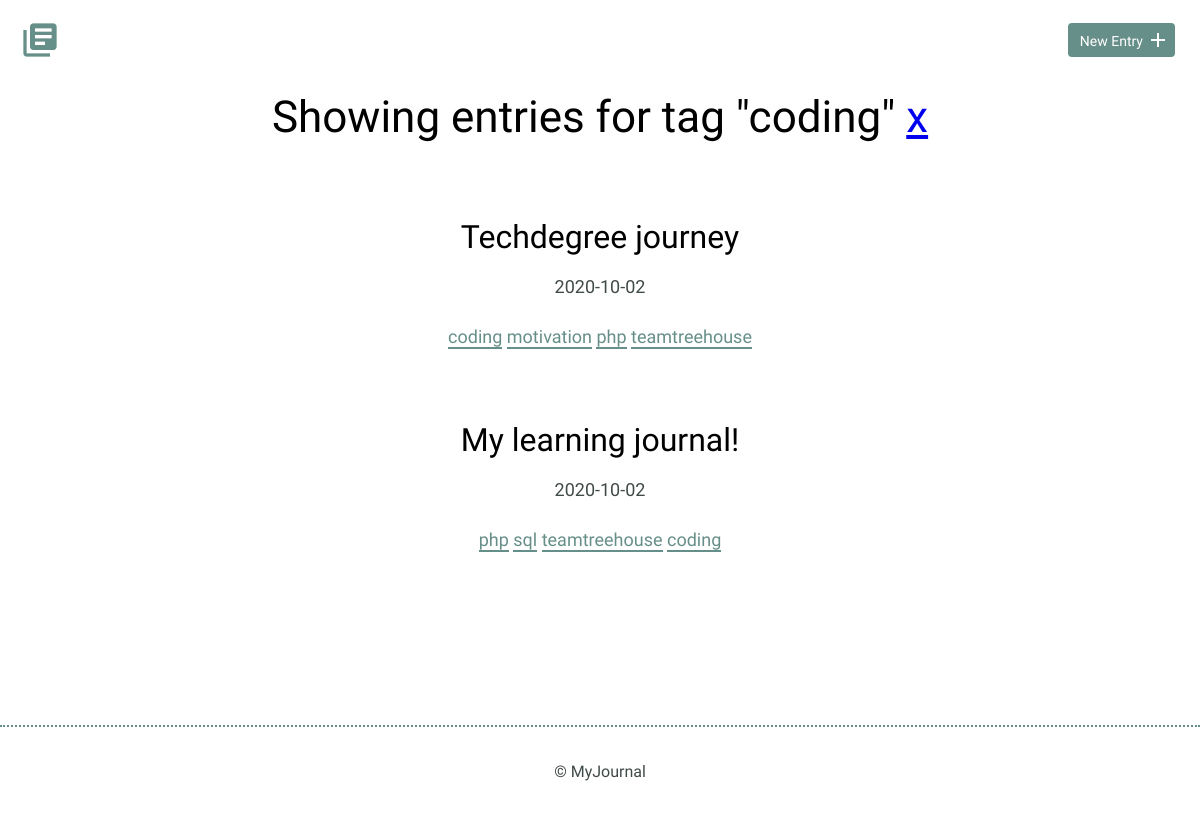
The app's page /index.php?tag_id=220 with its own data.
### tables this page shows
CREATE TABLE "tags" (
	"id"	INTEGER,
	"tag"	TEXT UNIQUE,
	PRIMARY KEY("id" AUTOINCREMENT)
);

CREATE TABLE "entries_tags" (
	"entry_id"	INTEGER,
	"tag_id"	INTEGER
);

CREATE TABLE "entries" (
	`id`	INTEGER,
	`title`	TEXT,
	`date`	TEXT,
	`time_spent`	INTEGER,
	`learned`	BLOB,
	`resources`	BLOB,
	PRIMARY KEY(`id`)
);

### inc/functions.php (called while the page is built, shortened)
<?php
function getEntriesForTag($tagId) {
    include 'connection.php';
    try {
        $stmt = $db->prepare('SELECT * FROM entries_tags JOIN entries ON entries_tags.entry_id = entries.id WHERE entries_tags.tag_id = ?');
        $stmt->bindValue(1, $_GET['tag_id'], PDO::PARAM_INT);
        $stmt->execute();
    } catch (Exception $e) {
        echoError($e->getMessage());
        return [];
    }
    return $stmt->fetchAll(PDO::FETCH_ASSOC);
}
function getTagsForEntry($entryId) {
      include 'connection.php';
      try {
        $stmt = $db->prepare('SELECT * FROM entries_tags JOIN tags ON entries_tags.tag_id = tags.id WHERE entries_tags.entry_id = ?');
        $stmt->bindValue(1, $entryId, PDO::PARAM_INT);
        $stmt->execute();
      } catch (Exception $e) {
        echoError($e->getMessage());
        return false;
      }
      return $stmt->fetchAll(PDO::FETCH_ASSOC);
}
function getTag($id) {
    include 'connection.php';
    try {
        $stmt = $db->prepare('SELECT * FROM tags WHERE id = ?');
        $stmt->bindValue(1, $id, PDO::PARAM_INT);
        $stmt->execute();
    } catch (Exception $e) {
        echoError($e->getMessage());
        return false;
    }
    return $stmt->fetch(PDO::FETCH_ASSOC);
}

### index.php (the view)
<?php
require 'inc/functions.php';
require 'header.php';
if (isset($_GET['tag_id'])) {
    $tagId = filter_input(INPUT_GET, 'tag_id', FILTER_SANITIZE_NUMBER_INT);
    $tag = getTag($tagId);
}
$entries = ! empty($tag) ? getEntriesForTag($tag['id']) : getEntries();
?>
<section>
    <div class="container">
        <?php if (! empty($tag)): ?>
            <h1 class="text-center">Showing entries for tag "<?= $tag['tag']; ?>" <a href="index.php">x</a></h1>
        <?php endif; ?>
        <div class="entry-list">
            <?php foreach ($entries as $entry): ?>
                <article>
                    <h2><a href="detail.php?id=<?= $entry['id'] ?>"><?= $entry['title'] ?></a></h2>
                    <p><time datetime="<?= $entry['date'] ?>"><?= $entry['date'] ?></time></p>
                    <p>
                        <?php foreach (getTagsForEntry($entry['id']) as $tag): ?>
                            <a href="index.php?tag_id=<?= $tag['tag_id'] ?>"><?= $tag['tag'] ?></a>
                        <?php endforeach; ?>
                    </p>
                </article>
            <?php endforeach; ?>
        </div>
    </div>
</section>
<?php require 'footer.php' ?>

### css/site.css (style rules this page uses)
body { font-size: 16px; color: #404a49; font-family: 'Cousine', serif; font-weight: 400; }
.container { margin: 0 auto; padding: 0 25px; }
h1, h2, h3 { margin: 0; font-weight: 400; line-height: 1em; color: #000; }
h1 { font-size: 44px; margin-bottom: 12px; }
h2 { font-size: 32px; }
h2 a { text-decoration: none; color: #000; }
p { line-height: 1.8em; font-size: 18px; }
p a { border-bottom: 2px solid #678f89; padding: 0; color: #678f89; text-decoration: none; }
.entry-list, .edit-entry, .new-entry { max-width: 800px; margin: 0 auto; padding: 70px 0 150px 0; }
.entry-list article { margin-bottom: 70px; text-align: center; }
.entry-list article:last-child { margin-bottom: 0; }
.entry-list article h2 { margin-bottom: 8px; }
.text-center { text-align: center; }

### records on screen
tags: tag "coding"
entries_tags: entry.title "Techdegree journey", entry.date "2020-10-02", tag.tag "coding"
entries_tags: tag.tag "motivation"
entries_tags: tag.tag "php"
entries_tags: tag.tag "teamtreehouse"
entries_tags: entry.title "My learning journal!", entry.date "2020-10-02", tag.tag "coding"
entries_tags: tag.tag "php"
entries_tags: tag.tag "sql"
entries_tags: tag.tag "teamtreehouse"
